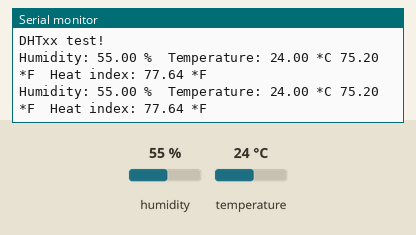
Recording of a sketch running on a simulated Arduino Uno, built with avr-gcc and run on an emulated ATmega328P. Shown: the last lines printed to the serial monitor. Wiring (inferred from the names in the program): DHT11 sensor: data pin 2. The test bench sets the inputs (shaded band); at power-on: humidity 55 %, temperature 24 °C.

Above: at 5.3 s.
5.4 s: humidity set to 22 %
At 7.7 s:
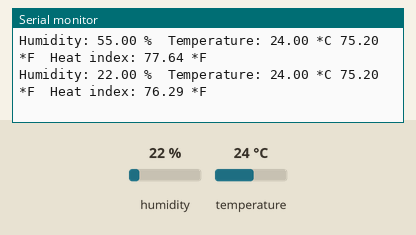
8.8 s: temperature set to 12 °C
At 10.0 s:
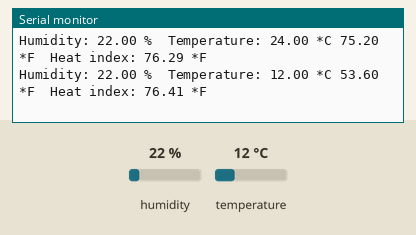
12.2 s: humidity set to 40 %
At 14.5 s:
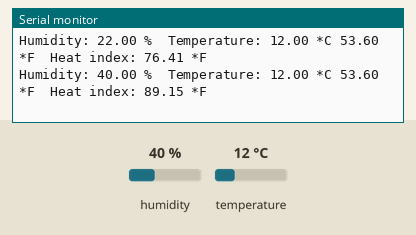
Timing chart, 0 to 16.0 s (numbered marks = the images above; inputs shaded):
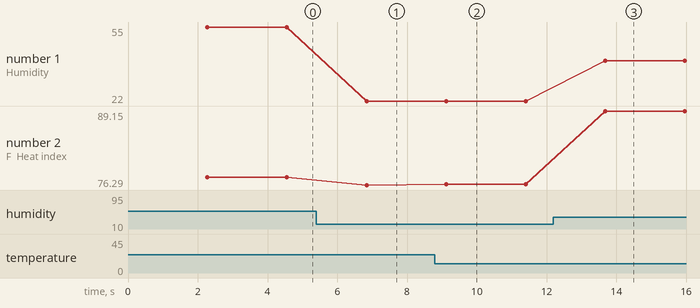

The sketch:

weather_station_01.ino
```cpp
// Example testing sketch for various DHT humidity/temperature sensors
// Written by ladyada, public domain

#include "DHT.h"

#define DHTPIN 2     // what pin we're connected to

// Uncomment whatever type you're using!
#define DHTTYPE DHT11   // DHT 11
// #define DHTTYPE DHT22   // DHT 22  (AM2302)
//#define DHTTYPE DHT21   // DHT 21 (AM2301)

// Connect pin 1 (on the left) of the sensor to +5V
// NOTE: If using a board with 3.3V logic like an Arduino Due connect pin 1
// to 3.3V instead of 5V!
// Connect pin 2 of the sensor to whatever your DHTPIN is
// Connect pin 4 (on the right) of the sensor to GROUND
// Connect a 10K resistor from pin 2 (data) to pin 1 (power) of the sensor

// Initialize DHT sensor for normal 16mhz Arduino
DHT dht(DHTPIN, DHTTYPE, 6);
// NOTE: For working with a faster chip, like an Arduino Due or Teensy, you
// might need to increase the threshold for cycle counts considered a 1 or 0.
// You can do this by passing a 3rd parameter for this threshold.  It's a bit
// of fiddling to find the right value, but in general the faster the CPU the
// higher the value.  The default for a 16mhz AVR is a value of 6.  For an
// Arduino Due that runs at 84mhz a value of 30 works.
// Example to initialize DHT sensor for Arduino Due:
//DHT dht(DHTPIN, DHTTYPE, 30);

void setup() {
  Serial.begin(9600);
  Serial.println("DHTxx test!");

  dht.begin();
}

void loop() {
  // Wait a few seconds between measurements.
  delay(2000);

  // Reading temperature or humidity takes about 250 milliseconds!
  // Sensor readings may also be up to 2 seconds 'old' (its a very slow sensor)
  float h = dht.readHumidity();
  // Read temperature as Celsius
  float t = dht.readTemperature();
  // Read temperature as Fahrenheit
  float f = dht.readTemperature(true);

  // Check if any reads failed and exit early (to try again).
  if (isnan(h) || isnan(t) || isnan(f)) {
    Serial.println("Failed to read from DHT sensor!");
    return;
  }

  // Compute heat index
  // Must send in temp in Fahrenheit!
  float hi = dht.computeHeatIndex(f, h);

  Serial.print("Humidity: ");
  Serial.print(h);
  Serial.print(" %\t");
  Serial.print("Temperature: ");
  Serial.print(t);
  Serial.print(" *C ");
  Serial.print(f);
  Serial.print(" *F\t");
  Serial.print("Heat index: ");
  Serial.print(hi);
  Serial.println(" *F");
}
```

DHT.h
```cpp
#ifndef DHT_H
#define DHT_H
#if ARDUINO >= 100
 #include "Arduino.h"
#else
 #include "WProgram.h"
#endif

/* DHT library

MIT license
written by Adafruit Industries
*/

// how many timing transitions we need to keep track of. 2 * number bits + extra
#define MAXTIMINGS 85

#define DHT11 11
#define DHT22 22
#define DHT21 21
#define AM2301 21

class DHT {
 private:
  uint8_t data[6];
  uint8_t _pin, _type, _count;
  unsigned long _lastreadtime;
  boolean firstreading;

 public:
  DHT(uint8_t pin, uint8_t type, uint8_t count=6);
  void begin(void);
  float readTemperature(bool S=false);
  float convertCtoF(float);
  float convertFtoC(float);
  float computeHeatIndex(float tempFahrenheit, float percentHumidity);
  float readHumidity(void);
  boolean read(void);

};
#endif
```

Measured:
- after the input at 5.4 s, the serial monitor: prints a new line after 1.4 s (image 1)
- after the input at 8.8 s, the serial monitor: prints a new line after 0.32 s (image 2)
- after the input at 12.2 s, the serial monitor: prints a new line after 1.5 s (image 3)
- plotted number 1: 55 → 22 after the input at 5.4 s, 22 → 40 after the input at 12.2 s
- plotted number 2: 77.64 → 76.29 after the input at 5.4 s, 76.29 → 76.41 after the input at 8.8 s, 76.41 → 89.15 after the input at 12.2 s
